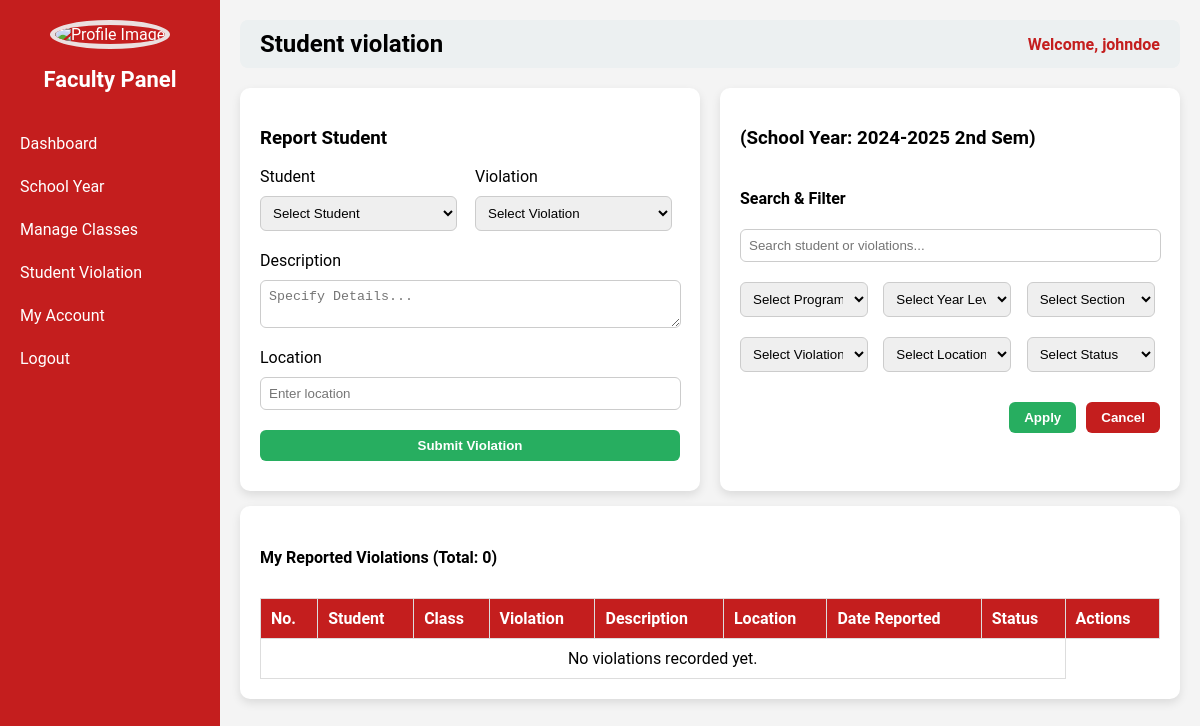
The page /faculty.php?page=student_violation (signed in) on the database as committed earlier.
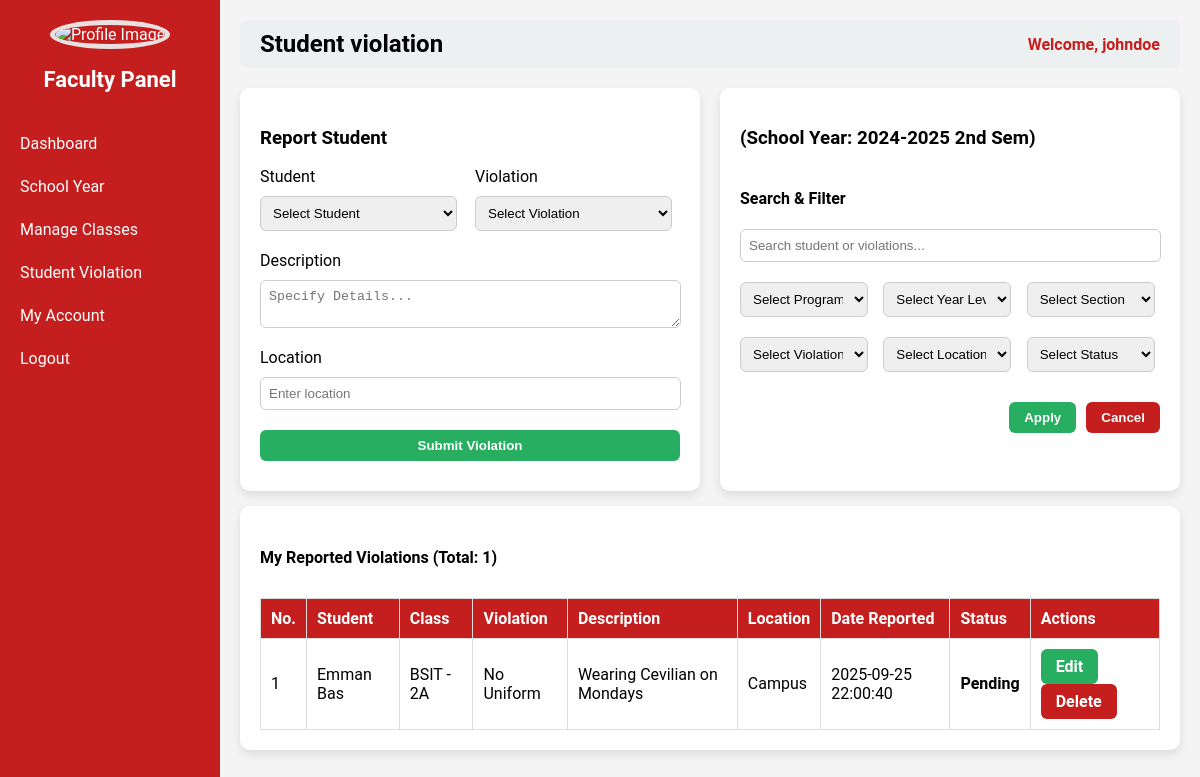
The same page on the database as committed later.
### tables this page shows
CREATE TABLE `student_violations` (
  `id` int(11) NOT NULL,
  `student_id` int(11) NOT NULL,
  `violation_id` int(11) NOT NULL,
  `description` text NOT NULL,
  `location` varchar(50) NOT NULL,
  `date_time` datetime NOT NULL DEFAULT current_timestamp(),
  `status` varchar(50) NOT NULL,
  `user_id` int(11) NOT NULL,
  `school_year_id` int(11) NOT NULL
);

CREATE TABLE `students` (
  `id` int(11) NOT NULL,
  `first_name` varchar(50) NOT NULL,
  `last_name` varchar(50) NOT NULL,
  `school_year_id` int(11) NOT NULL,
  `program_id` int(11) NOT NULL,
  `year_level_id` int(11) NOT NULL,
  `section_id` int(11) NOT NULL,
  `address` varchar(100) NOT NULL,
  `contact` varchar(20) NOT NULL,
  `img` varchar(255) NOT NULL,
  `user_id` int(11) NOT NULL
);

CREATE TABLE `programs` (
  `id` int(11) NOT NULL,
  `program_code` varchar(50) NOT NULL,
  `program_name` varchar(100) NOT NULL
);

CREATE TABLE `year_levels` (
  `id` int(11) NOT NULL,
  `year_level` varchar(50) NOT NULL,
  `year_code` varchar(50) NOT NULL
);

CREATE TABLE `sections` (
  `id` int(11) NOT NULL,
  `section_name` varchar(50) NOT NULL
);

CREATE TABLE `violations` (
  `id` int(11) NOT NULL,
  `violation` varchar(100) NOT NULL
);

### faculty_pages/student_violation.php (the view, shortened to what the changed rows need)
<?php
require __DIR__ . '/../db_connect.php';
$user_id = $_SESSION['user_id'];
$current_sy = $pdo->query("SELECT * FROM school_years WHERE is_current=1 LIMIT 1")->fetch(PDO::FETCH_ASSOC);
$current_sy_id = $current_sy['id'];
$edit_data = null;
$stmt = $pdo->prepare("
    SELECT sv.id, s.first_name, s.last_name,
           p.program_code,
           yl.year_code AS year_level,
           sec.section_name,
           v.violation, sv.description, sv.location, sv.date_time, sv.status
    FROM student_violations sv
    JOIN students s ON sv.student_id = s.id
    JOIN programs p ON s.program_id = p.id
    JOIN year_levels yl ON s.year_level_id = yl.id
    JOIN sections sec ON s.section_id = sec.id
    JOIN violations v ON sv.violation_id = v.id
    WHERE sv.user_id = ? AND sv.school_year_id = ?
    ORDER BY sv.date_time DESC
");
$stmt->execute([$user_id, $current_sy_id]);
$studentViolations = $stmt->fetchAll(PDO::FETCH_ASSOC);
$totalViolations = count($studentViolations);
?>
<div class="two-column">
    <div class="container">
        <h3>Report Student</h3>
<form method="POST" class="form-box">
    <div class="form-row">
        <div>
            <label>Student</label>
            <select name="student_id" id="studentSelect" required>
                <option value="">Select Student</option>
            </select>
        </div>
        <div>
            <label>Violation</label>
            <select name="violation_id" id="violationSelect" required>
                <option value="">Select Violation</option>
            </select>
        </div>
    </div>
    <label>Description</label>
    <textarea name="description" placeholder="Specify Details..."><?= $edit_data['description'] ?? '' ?></textarea>
    <label>Location</label>
    <input type="text" name="location" required placeholder="Enter location"
           value="<?= $edit_data['location'] ?? '' ?>">
    <?php if ($edit_data): ?>
        <button type="submit" name="save_violation" class="btn btn-primary">Update Violation</button>
        <a href="faculty.php?page=student_violation" class="btn btn-secondary">Cancel</a>
    <?php else: ?>
        <button type="submit" name="add_violation" class="btn btn-primary">Submit Violation</button>
    <?php endif; ?>
</form>
    </div>
    <div class="container">
        <h3>(School Year: <?= htmlspecialchars($current_sy['school_year']); ?>)</h3>
        <h4>Search & Filter</h4>
        <div class="form-box filter-grid">
            <input type="text" id="violationSearch" placeholder="Search student or violations...">
            <select id="filterProgram">
                <option value="">Select Program</option>
            </select>
            <select id="filterYear">
                <option value="">Select Year Level</option>
            </select>
            <select id="filterSection">
                <option value="">Select Section</option>
            </select>
            <select id="filterViolation">
                <option value="">Select Violation</option>
            </select>
            <select id="filterLocation">
                <option value="">Select Location</option>
            </select>
            <select id="filterStatus">
                <option value="">Select Status</option>
            </select>
        <div class="filter-buttons">
            <button type="button" class="btn" onclick="applyFilters()">Apply</button>
            <button type="button" class="btn btn-secondary" onclick="cancelFilters()">Cancel</button>
        </div>
        </div>
    </div>
</div>
<div class="container">
    <h4>My Reported Violations (Total: <?= $totalViolations ?>)</h4>
    <table class="styled-table" id="violationTable">
        <thead>
            <tr>
                <th>No.</th>
                <th>Student</th>
                <th>Class</th>
                <th>Violation</th>
                <th>Description</th>
                <th>Location</th>
                <th>Date Reported</th>
                <th>Status</th>
                <th>Actions</th>
            </tr>
        </thead>
        <tbody>
            <?php if ($totalViolations > 0): ?>
                <?php foreach ($studentViolations as $i => $v): ?>
                    <tr>
                        <td><?= $i + 1 ?></td>
                        <td><?= htmlspecialchars($v['first_name'] . " " . $v['last_name']); ?></td>
                        <td>
                            <?= htmlspecialchars($v['program_code']) ?> -
                            <?= htmlspecialchars($v['year_level']) ?><?= htmlspecialchars($v['section_name']) ?>
                        </td>
                        <td><?= htmlspecialchars($v['violation']); ?></td>
                        <td><?= htmlspecialchars($v['description']); ?></td>
                        <td><?= htmlspecialchars($v['location']); ?></td>
                        <td><?= htmlspecialchars($v['date_time']); ?></td>
                        <td><strong><?= htmlspecialchars($v['status']); ?></strong></td>
                        <td>
                            <?php if ($v['status'] === 'Pending'): ?>
                                <a href="faculty.php?page=student_violation&edit_id=<?= $v['id'] ?>" class="btn btn-sm btn-primary">Edit</a>
                                <a href="faculty.php?page=student_violation&delete_id=<?= $v['id'] ?>"
                                   onclick="return confirm('Are you sure you want to delete this violation?');"
                                   class="btn btn-sm btn-secondary">Delete</a>
                            <?php else: ?>
                                <em>N/A</em>
                            <?php endif; ?>
                        </td>
                    </tr>
                <?php endforeach; ?>
            <?php else: ?>
                <tr><td colspan="8" style="text-align:center;">No violations recorded yet.</td></tr>
            <?php endif; ?>
        </tbody>
    </table>
</div>

Rows that differ between the two databases and show on the page:
added student_violations: student.last_name "Emman Bas", programs.program_code "BSIT", year_levels.year_code "2", sections.section_name "A", violation.violation "No Uniform", description "Wearing Cevilian on Mondays", location "Campus", date_time "2025-09-25 22:00:40", status "Pending"
Other text that changed with them:
$totalViolations: "0" → "1"
text no longer shown: "No violations recorded yet."
